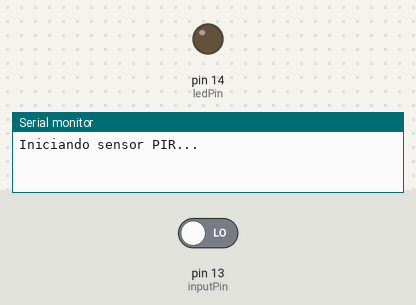
Bench run of a sketch on a simulated Arduino Uno, built with avr-gcc and run on an emulated ATmega328P. On the bench: output pins drawn as LEDs (lit = HIGH), the last lines printed to the serial monitor. The inputs (shaded band) are chosen by the test bench; at power-on: pin 13 (inputPin) LOW.

Above: at 3.2 s.
3.3 s: pin 13 (inputPin) driven HIGH
At 4.5 s:
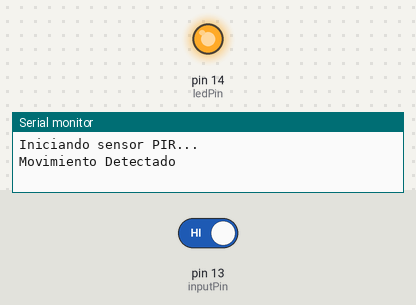
4.8 s: pin 13 (inputPin) driven LOW
At 5.9 s:
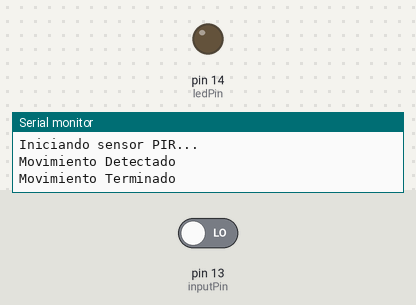
Timing chart, 0 to 7.8 s (numbered marks = the images above; inputs shaded):
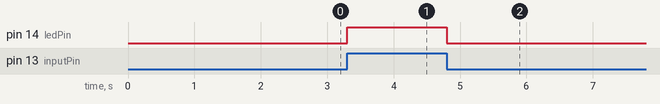

The sketch:

DetectarMovimiento.ino
```cpp
// Pin D3 es GPIO14
// Pin D7 es GPIO13
const int ledPin = 14;      // D3
const int inputPin = 13;   // D7
int pirState = LOW;
int val = 0;

void setup() {
  pinMode(ledPin, OUTPUT);
  pinMode(inputPin, INPUT);
  Serial.begin(9600);

  // Mensaje inicial
  Serial.println("Iniciando sensor PIR...");
  delay(2000); // Dar tiempo al sensor para estabilizarse
}

void loop() {
  val = digitalRead(inputPin);

  if (val == HIGH) {            // Corregido = a ==
    digitalWrite(ledPin, HIGH);
    if (pirState == LOW) {
      Serial.println("Movimiento Detectado");
      pirState = HIGH;
    }
  }
  else {
    digitalWrite(ledPin, LOW);
    if (pirState == HIGH) {
      Serial.println("Movimiento Terminado");
      pirState = LOW;
    }
  }

  delay(100); // Pequeño delay para estabilidad
}
```

Measured:
- after the input at 3.3 s, pin 14 (ledPin): LOW → HIGH at once
- after the input at 4.8 s, pin 14 (ledPin): HIGH → LOW at once
